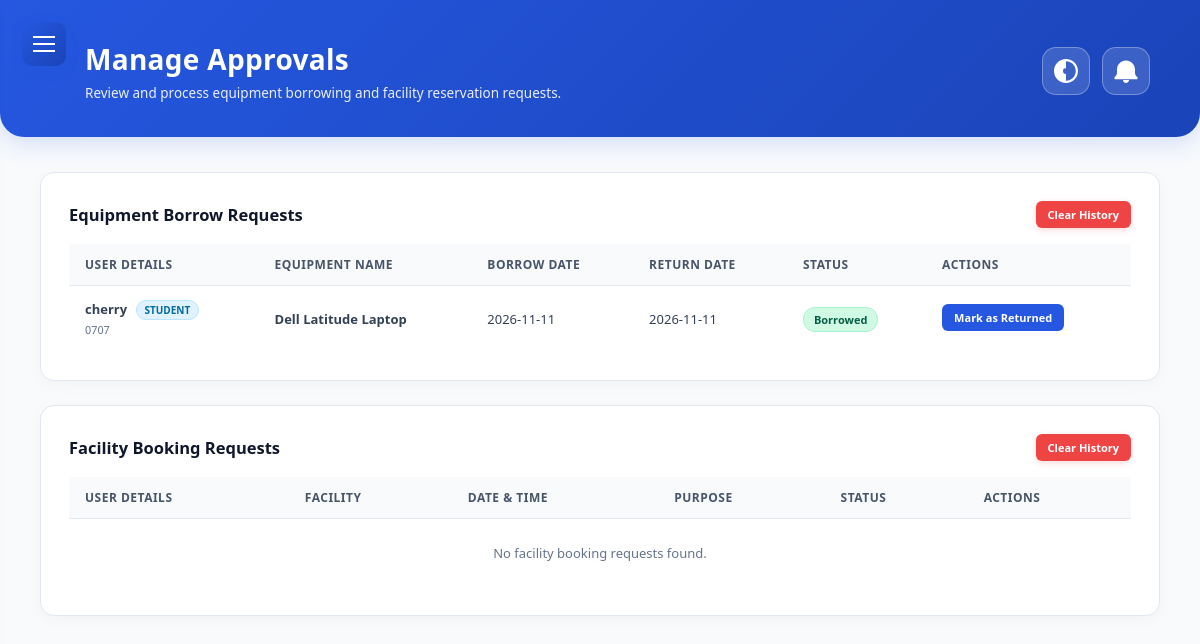
The app's page /admin_reservations.php (signed in) with its own data.
### tables this page shows
CREATE TABLE `borrowings` (
  `id` int(11) NOT NULL,
  `equipment_id` int(11) NOT NULL,
  `equipment_name` varchar(100) NOT NULL,
  `student_name` varchar(100) NOT NULL,
  `student_id` varchar(50) NOT NULL,
  `borrow_date` date NOT NULL,
  `return_date` date NOT NULL,
  `department` varchar(255) DEFAULT NULL,
  `purpose` text DEFAULT NULL,
  `status` enum('Pending','Borrowed','Returned','Rejected') DEFAULT 'Pending',
  `created_at` timestamp NOT NULL DEFAULT current_timestamp(),
  `user_id` int(11) DEFAULT NULL
);

CREATE TABLE `equipment` (
  `id` int(11) NOT NULL,
  `equipment_code` varchar(50) NOT NULL,
  `name` varchar(100) NOT NULL,
  `category` varchar(50) NOT NULL,
  `total_quantity` int(11) NOT NULL DEFAULT 1,
  `quantity_available` int(11) NOT NULL DEFAULT 1,
  `condition` varchar(50) DEFAULT 'Good',
  `status` varchar(50) DEFAULT 'Available'
);

### admin_reservations.php (the view, shortened to what the rows shown need)
<?php
require_once 'notif_helper.php';
$conn->query("UPDATE users SET role = 'STUDENT' WHERE LOWER(full_name) LIKE '%lebron%' OR username LIKE '%lebron%' OR student_id = 's8080'");
$conn->query("UPDATE users SET full_name = 'Prof. Juan Dela Cruz', role = 'FACULTY' WHERE full_name = 'Unknown User' OR username = 'Unknown User' OR full_name IS NULL OR full_name = ''");
$equip_requests = $conn->query("
    SELECT
        b.*,
        COALESCE(u.role, 'STUDENT') AS user_role,
        COALESCE(u.full_name, 'Prof. Juan Dela Cruz') AS user_full_name,
        COALESCE(u.username, 'Prof. Juan Dela Cruz') AS user_uname,
        e.name AS equip_db_name,
        b.id AS borrow_id,
        b.status AS borrow_status
    FROM borrowings b
    LEFT JOIN users u ON (b.user_id = u.id OR (b.student_id = u.student_id AND b.student_id != ''))
    LEFT JOIN equipment e ON b.equipment_id = e.id
    ORDER BY b.id DESC
");
?>
<!DOCTYPE html>
<html lang="en">
<head>
</head>
<body>
    <main class="main-content">
        <div class="top-hero-banner">
            <div class="hero-title">
                <h1>Manage Approvals</h1>
            </div>
        </div>
        <div class="reservations-container">
            <div class="action-panel">
                <table class="data-table">
                    <thead>
                        <tr>
                            <th>User Details</th>
                            <th>Equipment Name</th>
                            <th>Borrow Date</th>
                            <th>Return Date</th>
                            <th>Status</th>
                            <th>Actions</th>
                        </tr>
                    </thead>
                    <tbody>
                        <?php if ($equip_requests && $equip_requests->num_rows > 0): ?>
                            <?php while ($row = $equip_requests->fetch_assoc()): ?>
                                <?php
                                    $status = trim($row['borrow_status'] ?? $row['status'] ?? 'Pending');
                                    $user_display_name = !empty($row['user_full_name']) && $row['user_full_name'] !== 'Unknown User'
                                                        ? $row['user_full_name']
                                                        : (!empty($row['student_name']) ? $row['student_name'] : 'Prof. Juan Dela Cruz');
                                    $user_id_code = !empty($row['student_id']) ? $row['student_id'] : '';
                                    $db_role = strtolower($row['user_role'] ?? '');
                                    if (strpos(strtolower($user_display_name), 'lebron') !== false) {
                                        $role_label = 'STUDENT';
                                        $role_class = 'role-student';
                                    } elseif ($db_role === 'faculty' || strpos(strtolower($user_display_name), 'juan') !== false) {
                                        $role_label = 'FACULTY';
                                        $role_class = 'role-faculty';
                                    } else {
                                        $role_label = 'STUDENT';
                                        $role_class = 'role-student';
                                    }
                                    $equip_display_name = !empty($row['equip_db_name']) ? $row['equip_db_name'] :
                                                          (!empty($row['equipment_name']) ? $row['equipment_name'] : 'Equipment');
                                ?>
                                <tr>
                                    <td>
                                        <b><?= htmlspecialchars($user_display_name); ?></b>
                                        <span class="role-badge <?= $role_class; ?>"><?= $role_label; ?></span><br>
                                        <small style="color: #64748b;"><?= htmlspecialchars($user_id_code); ?></small>
                                    </td>
                                    <td><b><?= htmlspecialchars($equip_display_name); ?></b></td>
                                    <td><?= htmlspecialchars($row['borrow_date'] ?? 'N/A'); ?></td>
                                    <td><?= htmlspecialchars($row['return_date'] ?? 'N/A'); ?></td>
                                    <td>
                                        <?php if ($status === 'Pending'): ?>
                                            <span class="badge bg-pending">Pending</span>
                                        <?php elseif ($status === 'Borrowed' || $status === 'Approved'): ?>
                                            <span class="badge bg-approved">Borrowed</span>
                                        <?php elseif ($status === 'Returned'): ?>
                                            <span class="badge bg-returned">Returned</span>
                                        <?php elseif ($status === 'Rejected'): ?>
                                            <span class="badge bg-rejected">Rejected</span>
                                        <?php else: ?>
                                            <span class="badge bg-pending"><?= htmlspecialchars($status); ?></span>
                                        <?php endif; ?>
                                    </td>
                                    <td>
                                        <?php if ($status === 'Pending'): ?>
                                            <form method="POST" style="display:inline;">
                                                <input type="hidden" name="action_type" value="equipment">
                                                <input type="hidden" name="borrow_id" value="<?= $row['borrow_id']; ?>">
                                                <input type="hidden" name="status_action" value="Approved">
                                                <button type="submit" class="btn-action btn-approve" onclick="return confirm('Approve request and deduct stock?');">Approve</button>
                                            </form>
                                            <form method="POST" style="display:inline;">
                                                <input type="hidden" name="action_type" value="equipment">
                                                <input type="hidden" name="borrow_id" value="<?= $row['borrow_id']; ?>">
                                                <input type="hidden" name="status_action" value="Rejected">
                                                <button type="submit" class="btn-action btn-reject" onclick="return confirm('Reject this request?');">Reject</button>
                                            </form>
                                        <?php elseif ($status === 'Borrowed' || $status === 'Approved'): ?>
                                            <form method="POST" style="display:inline;">
                                                <button type="submit" class="btn-action btn-return" onclick="return confirm('Mark equipment as returned and restore stock?');">Mark as Returned</button>
                                            </form>
                                        <?php endif; ?>
                                    </td>
                                </tr>
                            <?php endwhile; ?>
                        <?php else: ?>
                            <tr><td colspan="6" style="text-align: center; color: #64748b; padding: 25px;">No equipment requests found.</td></tr>
                        <?php endif; ?>
                    </tbody>
                </table>
            </div>
            <div class="action-panel">
                <table class="data-table">
                    <thead>
                        <tr>
                            <th>User Details</th>
                            <th>Facility</th>
                            <th>Date & Time</th>
                            <th>Purpose</th>
                            <th>Status</th>
                            <th>Actions</th>
                        </tr>
                    </thead>
                </table>
            </div>
        </div>
    </main>
</body>
</html>

### records on screen
borrowings: user_display_name "cherry", role_label "STUDENT", student "0707", equipment.name "Dell Latitude Laptop", borrow_date "2026-11-11", return_date "2026-11-11", status "Borrowed"
